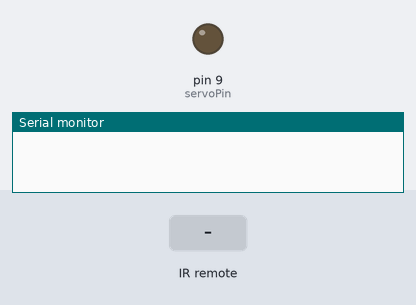
A sketch run on a simulated Arduino Uno, built with avr-gcc and run on an emulated ATmega328P. Parts: output pins drawn as LEDs (lit = HIGH), the last lines printed to the serial monitor. The test bench sets the inputs (shaded band).

Above: at 1.2 s.
1.3 s: infrared code 0xA3C8EDDB received
At 2.36 s:
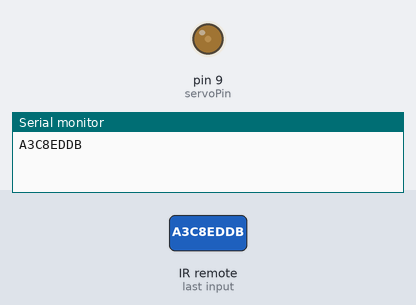
At 3.56 s:
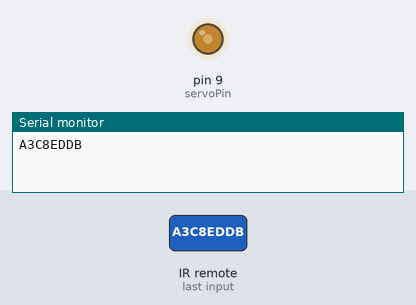
4.3 s: infrared code 0xF076C13B received
Timing chart, 0 to 8.8 s (numbered marks = the images above; inputs shaded):
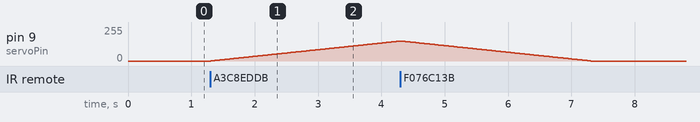

Measured:
- after the input at 1.3 s, pin 9 (servoPin): moves from 0/255 to 150/255 over 3.0 s, starting at once

The sketch:

servoIR.ino
```cpp
#include <IRremote.h>      //must copy IRremote library to arduino libraries

#define plus 0xA3C8EDDB   //clockwise rotation button
#define minus 0xF076C13B  //counter clockwise rotation button

int RECV_PIN = 2;       //IR receiver pin
int servoPin = 9;
int val;                //rotation angle
bool cwRotation, ccwRotation;  //the states of rotation

IRrecv irrecv(RECV_PIN);

decode_results results;

void setup()
{
  pinMode(servoPin, OUTPUT);
  Serial.begin(9600);
  irrecv.enableIRIn(); // Start the receiver

}

void loop()
{
  if (irrecv.decode(&results)) {
    Serial.println(results.value, HEX);
    irrecv.resume(); // Receive the next value

    if (results.value == plus)
    {
      cwRotation = !cwRotation;      //toggle the rotation value
      ccwRotation = false;         //no rotation in this direction
    }

    if (results.value == minus)
    {
      ccwRotation = !ccwRotation;   //toggle the rotation value
      cwRotation = false;            //no rotation in this direction
    }
  }
  if (cwRotation && (val != 255))  {
    val++;                         //for colockwise button
  }
  if (ccwRotation && (val != 0))  {
    val--;                         //for counter colockwise button
  }
  analogWrite(servoPin, val);
  delay(20);          //General speed
}
```
